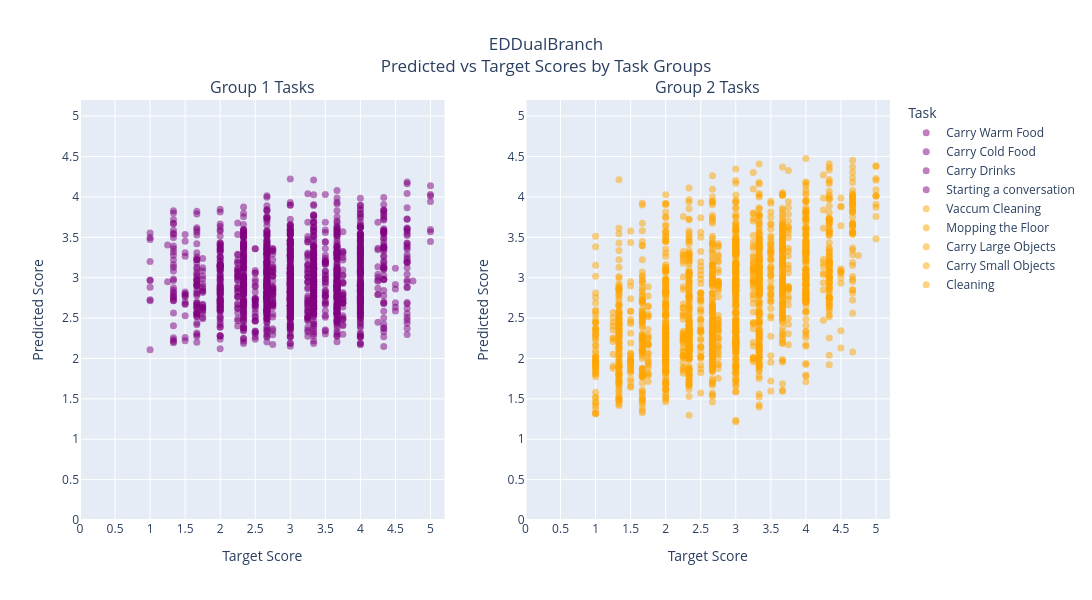

Here is the notebook cell this chart was saved with:
### Code cell
from plotly.subplots import make_subplots
import plotly.graph_objects as go

# Create subplots
fig = make_subplots(rows=1, cols=2,
                    subplot_titles=("Group 1 Tasks", "Group 2 Tasks"))

# Add traces for group1 tasks
for task in group1:
    df_task = df[df['Task'] == task]
    fig.add_trace(
        go.Scatter(x=df_task['Target'], y=df_task['Predicted'], mode='markers',
                   marker=dict(color='purple', size=7, opacity=0.5),
                   name=task),
        row=1, col=1
    )

# Add traces for group2 tasks
for task in group2:
    df_task = df[df['Task'] == task]
    fig.add_trace(
        go.Scatter(x=df_task['Target'], y=df_task['Predicted'], mode='markers',
                   marker=dict(color='orange', size=7, opacity=0.5),
                   name=task),
        row=1, col=2
    )

fig.update_xaxes(title_text='Target Score', row=1, col=1, **axis_kwargs)
fig.update_yaxes(title_text='Predicted Score', row=1, col=1, **axis_kwargs)
fig.update_xaxes(title_text='Target Score', row=1, col=2, **axis_kwargs)
fig.update_yaxes(title_text='Predicted Score', row=1, col=2, **axis_kwargs)

# Layout
fig.update_layout(
    template='plotly',
    width=1200, height=600,
    xaxis=dict(range=[0, 5.2], dtick=0.5),
    yaxis=dict(range=[0, 5.2], dtick=0.5),
    xaxis2=dict(range=[0, 5.2], dtick=0.5),
    yaxis2=dict(range=[0, 5.2], dtick=0.5),
    title="EDDualBranch<br>Predicted vs Target Scores by Task Groups",
    title_x=0.5,
    legend_title_text='Task',
)

fig.show()

### Figure 1 — Plotly figure (JSON) as saved in the notebook; plotly's stock layout.template omitted (floating-point values rounded to 4 significant figures; data arrays with more than 128 entries replaced by an {"elided": "..."} marker saying what was removed)
{"data": [{"marker": {"color": "purple", "opacity": 0.5, "size": 7}, "mode": "markers", "name": "Carry Warm Food", "type": "scatter", "x": {"elided": "400 float values"}, "xaxis": "x", "y": {"elided": "400 float values"}, "yaxis": "y"}, {"marker": {"color": "purple", "opacity": 0.5, "size": 7}, "mode": "markers", "name": "Carry Cold Food", "type": "scatter", "x": {"elided": "400 float values"}, "xaxis": "x", "y": {"elided": "400 float values"}, "yaxis": "y"}, {"marker": {"color": "purple", "opacity": 0.5, "size": 7}, "mode": "markers", "name": "Carry Drinks", "type": "scatter", "x": {"elided": "400 float values"}, "xaxis": "x", "y": {"elided": "400 float values"}, "yaxis": "y"}, {"marker": {"color": "purple", "opacity": 0.5, "size": 7}, "mode": "markers", "name": "Starting a conversation", "type": "scatter", "x": {"elided": "400 float values"}, "xaxis": "x", "y": {"elided": "400 float values"}, "yaxis": "y"}, {"marker": {"color": "orange", "opacity": 0.5, "size": 7}, "mode": "markers", "name": "Vaccum Cleaning", "type": "scatter", "x": {"elided": "400 float values"}, "xaxis": "x2", "y": {"elided": "400 float values"}, "yaxis": "y2"}, {"marker": {"color": "orange", "opacity": 0.5, "size": 7}, "mode": "markers", "name": "Mopping the Floor", "type": "scatter", "x": {"elided": "400 float values"}, "xaxis": "x2", "y": {"elided": "400 float values"}, "yaxis": "y2"}, {"marker": {"color": "orange", "opacity": 0.5, "size": 7}, "mode": "markers", "name": "Carry Large Objects", "type": "scatter", "x": {"elided": "400 float values"}, "xaxis": "x2", "y": {"elided": "400 float values"}, "yaxis": "y2"}, {"marker": {"color": "orange", "opacity": 0.5, "size": 7}, "mode": "markers", "name": "Carry Small Objects", "type": "scatter", "x": {"elided": "400 float values"}, "xaxis": "x2", "y": {"elided": "400 float values"}, "yaxis": "y2"}, {"marker": {"color": "orange", "opacity": 0.5, "size": 7}, "mode": "markers", "name": "Cleaning", "type": "scatter", "x": {"elided": "400 float values"}, "xaxis": "x2", "y": {"elided": "400 float values"}, "yaxis": "y2"}], "layout": {"annotations": [{"font": {"size": 16}, "showarrow": false, "text": "Group 1 Tasks", "x": 0.225, "xanchor": "center", "xref": "paper", "y": 1, "yanchor": "bottom", "yref": "paper"}, {"font": {"size": 16}, "showarrow": false, "text": "Group 2 Tasks", "x": 0.775, "xanchor": "center", "xref": "paper", "y": 1, "yanchor": "bottom", "yref": "paper"}], "height": 600, "legend": {"title": {"text": "Task"}}, "title": {"text": "EDDualBranch<br>Predicted vs Target Scores by Task Groups", "x": 0.5}, "width": 1200, "xaxis": {"anchor": "y", "domain": [0, 0.45], "dtick": 0.5, "range": [0, 5.2], "title": {"text": "Target Score"}}, "xaxis2": {"anchor": "y2", "domain": [0.55, 1], "dtick": 0.5, "range": [0, 5.2], "title": {"text": "Target Score"}}, "yaxis": {"anchor": "x", "domain": [0, 1], "dtick": 0.5, "range": [0, 5.2], "title": {"text": "Predicted Score"}}, "yaxis2": {"anchor": "x2", "domain": [0, 1], "dtick": 0.5, "range": [0, 5.2], "title": {"text": "Predicted Score"}}}}
